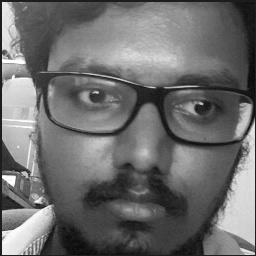
#> input picture training/face1.jpg, 256 x 256 px
$ python preprocessor.py   (older library calls are emulated)
#> lines starting #> are read from the running program, lines starting #| are printed output that depends on the picture
from scipy import misc
from scipy.misc import toimage
import numpy as np
import collections
import csv

histogram = dict.fromkeys(range(8*8*256), 0)

def blockshaped(arr):
    blocks = []
    x = np.array(arr)
    for i in range(0,256,32):
        for j in range(0,256,32):
            blocks.append(x[i:i+32, j:j+32])
    return blocks


for i in range(1):
    arr = misc.imread('training/face1.jpg', True)
#> arr: shape (256, 256) float32; min 4, max 255, mean 109.2

    for i in range(1,len(arr)-1):
        for j in range(1,len(arr[i])-1):
            a = []
            cell = arr[i][j]

            a.append(arr[i-1][j-1])
            a.append(arr[i-1][j])
            a.append(arr[i-1][j+1])
            a.append(arr[i][j-1])
            a.append(arr[i][j+1])
            a.append(arr[i+1][j-1])
            a.append(arr[i+1][j])
            a.append(arr[i+1][j+1])

            for item in range(len(a)):
                a[item] = ('1' if (a[item] >= cell) else '0')

            k = int(''.join(a), 2)
            arr[i][j] = k
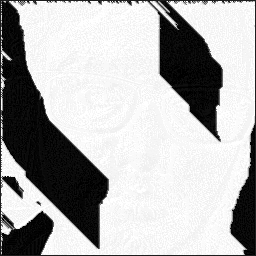
#> arr: shape (256, 256) float32; min 0, max 255, mean 177.4

block_id = 0

blocks = blockshaped(arr)
#> after the loop in blockshaped, `for i in range(0,256,32):`: blocks = 64 items
#> blocks = 64 items

for block in range(64):
    for i in blocks[block]:
        for j in i:
            histogram[(block+1)*(j+1)] = 1

w = csv.writer(open("output.csv", "w"))
for key, val in histogram.items():
    w.writerow([key, val])


#add loop

$ run again, with training/face0.jpg copied over training/face1.jpg
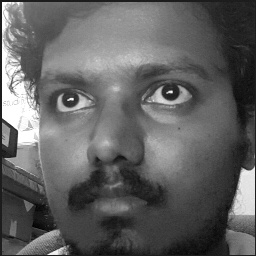
#> input picture training/face0.jpg, 256 x 256 px
#> after the loop `for i in range(1,len(arr)-1):`:
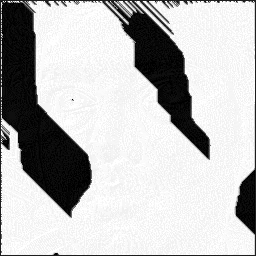
#> arr: shape (256, 256) float32; min 0, max 255, mean 189.9
#> after the loop in blockshaped, `for i in range(0,256,32):`: blocks = 64 items

$ run again, with training/face10.jpg copied over training/face1.jpg
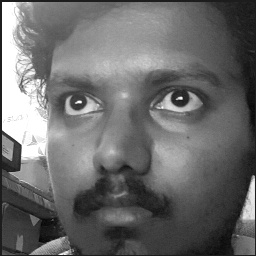
#> input picture training/face10.jpg, 256 x 256 px
#> after the loop `for i in range(1,len(arr)-1):`:
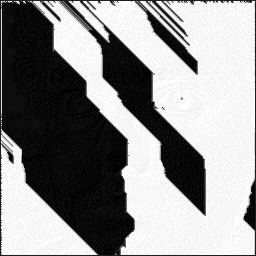
#> arr: shape (256, 256) float32; min 0, max 255, mean 145.2
#> after the loop in blockshaped, `for i in range(0,256,32):`: blocks = 64 items

$ run again, with training/face11.jpg copied over training/face1.jpg
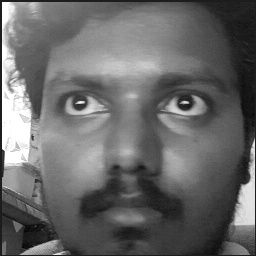
#> input picture training/face11.jpg, 256 x 256 px
#> after the loop `for i in range(1,len(arr)-1):`:
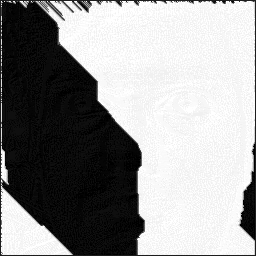
#> arr: shape (256, 256) float32; min 0, max 255, mean 150.5
#> after the loop in blockshaped, `for i in range(0,256,32):`: blocks = 64 items
